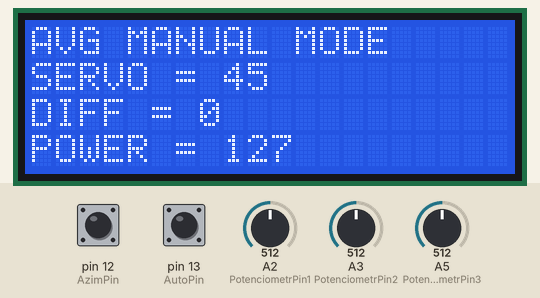
Simulated run of this sketch. Board: Arduino Mega 2560, built with avr-gcc and run on an emulated ATmega2560. On the bench: 20×4 character LCD. Inputs (shaded band) come from the test bench; at power-on: A5 (PotenciometrPin3) = 512, pin 13 (AutoPin) HIGH, A3 (PotenciometrPin2) = 512, A2 (PotenciometrPin1) = 512, pin 12 (AzimPin) HIGH. No radio packets arrive unless stated.

Above: at 4.3 s.
4.4 s: A5 (PotenciometrPin3) set to 716
At 5.3 s:
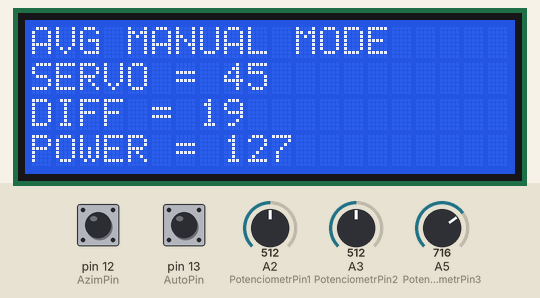
7.4 s: pin 13 (AutoPin) pulled LOW for 0.15 s
At 7.7 s:
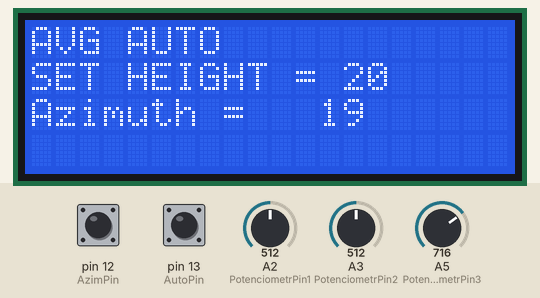
10.5 s: A3 (PotenciometrPin2) set to 306
At 11.3 s:
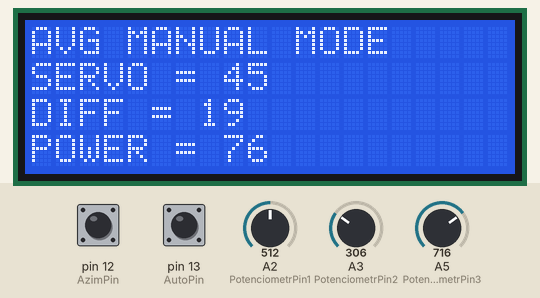
13.5 s: A2 (PotenciometrPin1) set to 1023
At 15.1 s:
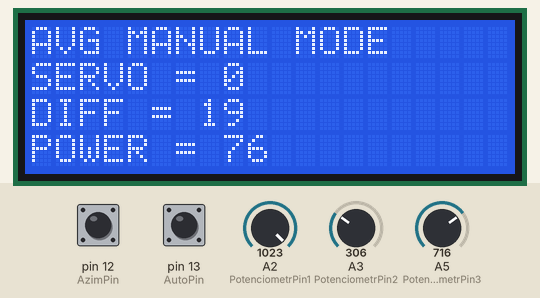
16.5 s: A2 (PotenciometrPin1) set to 900
At 17.0 s:
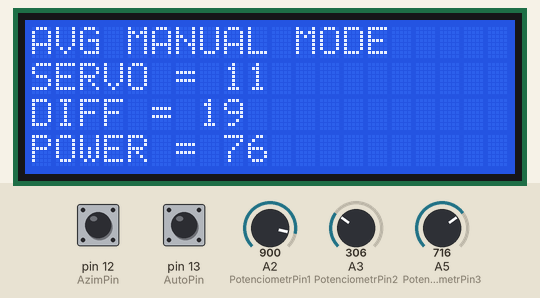
19.5 s: A3 (PotenciometrPin2) set to 511
At 20.8 s:
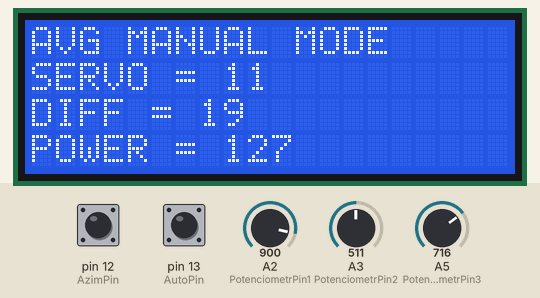
Timing chart, 0 to 22.5 s (numbered marks = the images above; inputs shaded):
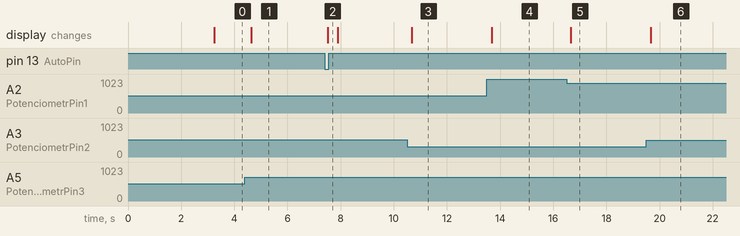

Measured:
- after the input at 4.4 s, the display: changes after 0.23 s (image 1)
- after the input at 7.4 s, the display: changes after 0.12 s (image 2)
- after the input at 10.5 s, the display: changes after 0.17 s (image 3)
- after the input at 13.5 s, the display: changes after 0.18 s (image 4)
- after the input at 16.5 s, the display: changes after 0.17 s (image 5)
- after the input at 19.5 s, the display: changes after 0.18 s (image 6)

The sketch:

Potenc.ino
```cpp
 //Работа приемника на моем устройстве
#include <Wire.h>                     //  Подключаем библиотеку для работы с шиной I2C
#include <LiquidCrystal_I2C.h>        //  Подключаем библиотеку для работы с LCD дисплеем по шине I2C
LiquidCrystal_I2C lcd(0x27,20,4);     //  Объявляем  объект библиотеки, указывая параметры дисплея (адрес I2C = 0x27, количество столбцов = 16, количество строк = 2)
#include <SPI.h>                      // Подключаем библиотеку для работы с шиной SPI.
#include <nRF24L01.h>                 // Подключаем файл настроек из библиотеки RF24.
#include <RF24.h>                     // Подключаем библиотеку для работы с nRF24L01+.
RF24     radio(9, 53);                // Создаём объект radio для работы с библиотекой RF24, указывая номера выводов модуля (CE, SS).
int8_t   PotenciometrPin1 = A2;            // Указываем номер вывода, к которому подключен ползунковый потенциометр
int8_t   PotenciometrPin2 = A3;            // Указываем номер вывода, к которому подключен ползунковый потенциометр
int8_t   PotenciometrPin3 = A5;            // Указываем номер вывода, к которому подключен ползунковый потенциометр
const int AzimPin = 12;//Место кнопки азимута
const int AutoPin = 13;//Место основной кнопки
uint16_t Value1 = 0;             // Определяем переменную для значений, считанных с ползункового потенциометра
uint16_t Value2 = 0;             // Определяем переменную для значений, считанных с ползункового потенциометра
uint16_t Value3 = 0;             // Определяем переменную для значений, считанных с ползункового потенциометра
int turn;
int power;
int diff;
int realdiff;
int Roll,Pitch,Yaw;
float x;
float y;
float z;
float      myData[5];
float    enemyData[5];
void setup() {
  //Дисплей
   lcd.init();
   lcd.backlight();
   lcd.setCursor(3,0);
   lcd.print("AVG FLY TEST");
   lcd.setCursor(3,1);
   lcd.print("VERSION 1.2 ");
   lcd.setCursor(3,2);
   lcd.print("WITHOUT AZIMUTH");
   lcd.setCursor(3,3);
   lcd.print("POWERED BY XZCMP");
   delay(3000);
   pinMode(AzimPin,INPUT_PULLUP);
   pinMode(AutoPin,INPUT_PULLUP);
  Serial.begin(9600);
  radio.begin           ();                                  // Инициируем работу модуля nRF24L01+.
  radio.setChannel      (121);                                // Указываем канал передачи данных (от 0 до 125), 27 - значит передача данных осуществляется на частоте 2,427 ГГц.
  radio.setDataRate     (RF24_1MBPS);                        // Указываем скорость передачи данных (RF24_250KBPS, RF24_1MBPS, RF24_2MBPS), RF24_1MBPS - 1Мбит/сек.
  radio.setPALevel      (RF24_PA_MAX);// Указываем уровень усиления передатчика (RF24_PA_MIN=-18dBm, RF24_PA_LOW=-12dBm, RF24_PA_HIGH=-6dBm, RF24_PA_MAX=0dBm).
  radio.enableAckPayload();
  radio.openWritingPipe (0xAABBCCDD11LL);                                 // Включаем приемник, начинаем прослушивать открытые трубы.
}                                // Включаем приемник, начинаем прослушивать открытые трубы.
void loop() {
  Value1 = analogRead(PotenciometrPin1);
  Value2 = analogRead(PotenciometrPin2);
  Value3 = analogRead(PotenciometrPin3);
  //Serial.println(Value1);
  int turn = map(Value1,0, 1023, 90, 0);
  int power = map(Value2,0, 1023, 0, 255);
  int diff = map(Value3,0, 1023, -50, 50);
   int height = map(Value1,0, 1023, 35, 4);
   int AziFlag = digitalRead(AzimPin);
   int MainFlag = digitalRead(AutoPin);
   myData[0] = MainFlag;
  if (MainFlag == 0){
    lcd.setCursor(0,0);
    lcd.print("                    ");
    myData[1] = height;
    myData[2] = AziFlag;
    if (AziFlag == 0){
      myData[3] = diff;
      lcd.setCursor(10,0);
      lcd.print("+ AZIMUTH");
      }


    lcd.setCursor(0,0);
    lcd.print("AVG AUTO");
    lcd.setCursor(0,1);
    lcd.print("                    ");
    lcd.setCursor(0,1);
    lcd.print("SET HEIGHT = ");
    lcd.setCursor(13,1);
    lcd.print(height);
    lcd.setCursor(0,2);
    lcd.print("                   ");
    lcd.setCursor(0,2);
    lcd.print("Azimuth = ");
    lcd.setCursor(12,2);
    lcd.print(diff);
    lcd.setCursor(0,3);
    lcd.print("                    ");
  //   Serial.print("MAINFLAG "); Serial.println(myData[0]);
  //  Serial.print("Height "); Serial.println(myData[1]);
    //  Serial.print("AziFlag "); Serial.println(myData[2]);
    //    Serial.print("diff "); Serial.println(myData[3]);

    }
    else{
  myData[0] = MainFlag;
  myData[1] = turn;
  myData[2] = power;
  myData[3] = diff;
    lcd.setCursor(0,0);lcd.print("                    ");
    lcd.setCursor(0,0);
    lcd.print("AVG MANUAL MODE");
    lcd.setCursor(0,1);lcd.print("                    ");
    lcd.setCursor(0,1);
    lcd.print("SERVO = ");
    lcd.setCursor(8,1);
    lcd.print(turn);
    lcd.setCursor(0,2);lcd.print("                    ");
    lcd.setCursor(0,2);
    lcd.print("DIFF = ");
    lcd.setCursor(7,2);
    lcd.print(diff);
    lcd.setCursor(0,3);lcd.print("                    ");
    lcd.setCursor(0,3);
    lcd.print("POWER = ");
    lcd.setCursor(8,3);
    lcd.print(power);

    }
  radio.write(&myData, sizeof(myData));
    if( radio.isAckPayloadAvailable() ){
        radio.read(&enemyData, sizeof(enemyData));
         int cm = enemyData[0];
         lcd.setCursor(12,3);
         lcd.print("Heig");
         lcd.setCursor(17,3);
         lcd.print(cm);
      Serial.print("КУРС=");   Serial.print(enemyData[1]); Serial.print(", ");
      Serial.print("ТАНГАЖ="); Serial.print(enemyData[2]); Serial.print(", ");
      Serial.print("КРЕН=");   Serial.print(enemyData[3]); Serial.print("\r\n");
    }
}
```
